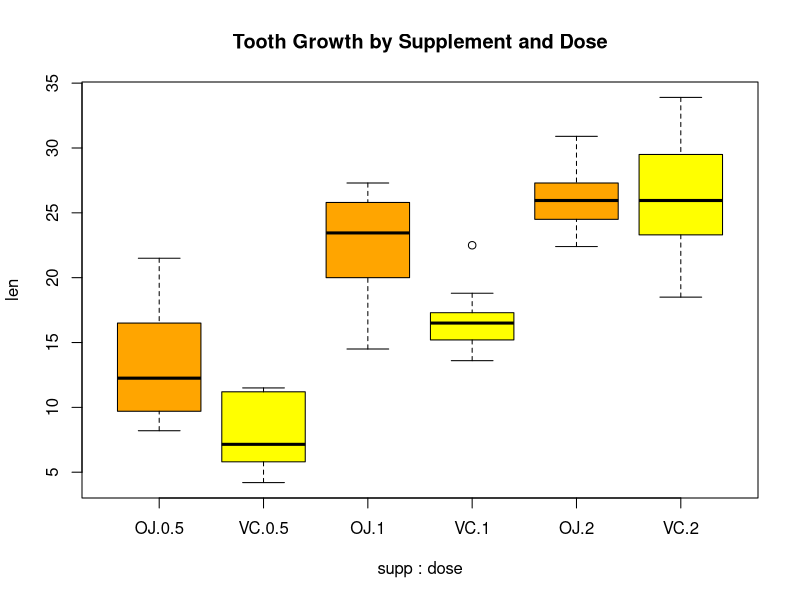

Reproduce this figure in R.
## ---- chunk 1
library("psych")
describe(ToothGrowth)
## ---- chunk 2
tg <- ToothGrowth
attach(tg)
aggregate(len~dose, FUN=mean)
aggregate(len~supp, FUN=mean)
aggregate(len~supp*dose, FUN=mean)
boxplot(len~supp*dose, data=tg, col=c("orange", "yellow"), main="Tooth Growth by Supplement and Dose")
## ---- chunk 3
tgs <-split(tg, dose)
 t.test(tgs$`0.5`$len, tgs$`2`$len)
## ---- chunk 4
tgs <-split(tg, dose)
 t.test(tgs$`0.5`$len, tgs$`1`$len)
 t.test(tgs$`1`$len, tgs$`2`$len)
## ---- chunk 5
 t.test(len~supp, data=tg)
